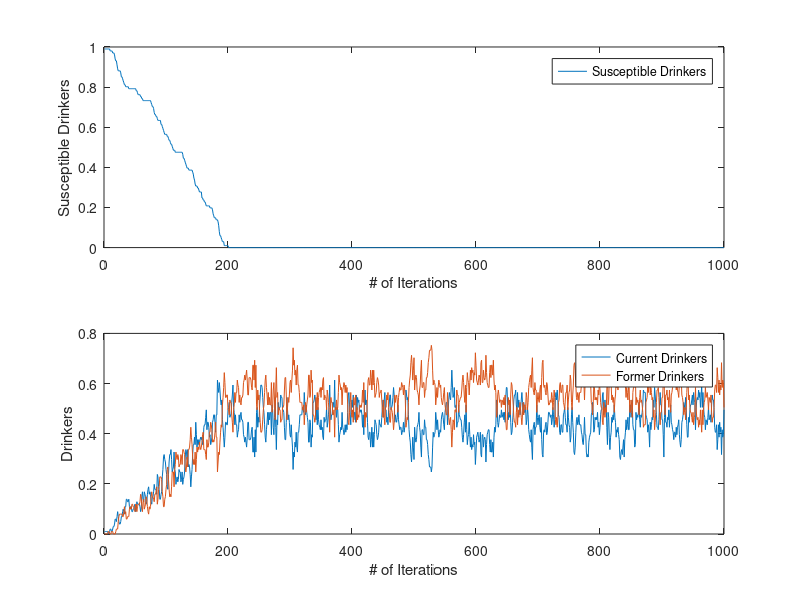

The MATLAB source for this figure:
tic

N = 100; %number of lattices
Generations = 1000; %number of generations
p = .5; %probability of movement
pd = .3; %probability of drinkers to stop drinking
pr = .3; %probability of former drinkers to drink again

S = zeros(1,N); %Susceptible
D = zeros(1,N); %Current Drinkers
R = zeros(1,N); %Former Drinkers

%Storage of variables for per generation comparison
Sgen = zeros(Generations,1);
Dgen = zeros(Generations,1);
Rgen = zeros(Generations,1);

%Mapping Variable
Datay = zeros(N,3);

%Initialization of Susceptible Drinkers
for cnt = 1:N
    S(cnt) = 1;
end

%Initialization of Current Drinker in the middle of the lattice
D(floor(N/2)) = 1;

for gencnt = 1:Generations
    %Movement of Persons
    for mcnt = 1:N
        %Movement of S
        Scell = S(mcnt);
        for lcnt = 1:Scell
            switch(mcnt)
                case 1 %left most site can only move right
                    if rand() > (1-p)
                        S(mcnt) = S(mcnt) - 1;
                        S(mcnt+1) = S(mcnt+1) + 1;
                    end
                case N %right most site can only move left
                    if rand() > (1-p)
                        S(mcnt) = S(mcnt) - 1;
                        S(mcnt-1) = S(mcnt-1) + 1;
                    end
                otherwise %if at any site, 50-50 chance of going left or right
                    if rand() > (1-p)
                        if rand() > .5
                            S(mcnt) = S(mcnt) - 1;
                            S(mcnt+1) = S(mcnt+1) + 1;
                        else
                            S(mcnt) = S(mcnt) - 1;
                            S(mcnt-1) = S(mcnt-1) + 1;
                        end
                    end
            end
        end
        
        %Movement of D
        Dcell = D(mcnt);
        for lcnt = 1:Dcell
                switch(mcnt)
                    case 1 %left most site can only move right
                        if rand() > (1-p)
                            D(mcnt) = D(mcnt) - 1;
                            D(mcnt+1) = D(mcnt+1) + 1;
                        end
                    case N %right most site can only move left
                        if rand() > (1-p)
                            D(mcnt) = D(mcnt) - 1;
                            D(mcnt-1) = D(mcnt-1) + 1;
                        end
                    otherwise %if at any site, 50-50 chance of going left or right
                        if rand() > (1-p)
                            if rand() > .5
                                D(mcnt) = D(mcnt) - 1;
                                D(mcnt+1) = D(mcnt+1) + 1;
                            else
                                D(mcnt) = D(mcnt) - 1;
                                D(mcnt-1) = D(mcnt-1) + 1;
                            end
                        end
                end
        end
        
        %Movement of R
        Rcell = R(mcnt);
        for lcnt = 1:Rcell
            switch(mcnt)
                case 1 %left most site can only move right
                    if rand() > (1-p)
                        R(mcnt) = R(mcnt) - 1;
                        R(mcnt+1) = R(mcnt+1) + 1;
                    end
                case N %right most site can only move left
                    if rand() > (1-p)
                        R(mcnt) = R(mcnt) - 1;
                        R(mcnt-1) = R(mcnt-1) + 1;
                    end
                otherwise %if at any site, 50-50 chance of going left or right
                    if rand() > (1-p)
                        if rand() > .5
                            R(mcnt) = R(mcnt) - 1;
                            R(mcnt+1) = R(mcnt+1) + 1;
                        else
                            R(mcnt) = R(mcnt) - 1;
                            R(mcnt-1) = R(mcnt-1) + 1;
                        end
                    end
            end
        end
    end
    
    %Conversion of Status
    %Susceptible to Drinking
    for scnt = 1:N
        T = S(scnt) + D(scnt) + R(scnt);
        sprob = D(scnt)/T;
        if sprob > rand() && S(scnt) > 0
            S(scnt) = S(scnt) - 1;
            D(scnt) = D(scnt) + 1;
        end
    end
    
    %Drinking to Former
    for dcnt = 1:N
        T = S(dcnt) + D(dcnt) + R(dcnt);
        dprob = (R(dcnt)/T) + pd;
        if dprob > rand() && D(dcnt) > 0
            D(dcnt) = D(dcnt) - 1;
            R(dcnt) = R(dcnt) + 1;
        end
    end
    
    %Former to Drinking
    for rcnt = 1:N
        T = S(rcnt) + D(rcnt) + R(rcnt);
        rprob = (D(rcnt)/T) + pr;
        if rprob > rand() && R(rcnt) > 0
            R(rcnt) = R(rcnt) - 1;
            D(rcnt) = D(rcnt) + 1;
        end
    end
    
    %Generation Values
    T = sum(S) + sum(D) + sum(R);
    gen = 1:1:Generations;
    Sgen(gencnt) = sum(S)/T;
    Dgen(gencnt) = sum(D)/T;
    Rgen(gencnt) = sum(R)/T;
end

gen = 1:1:Generations;

figure
subplot(2,1,1);
plot(gen,Sgen);
legend('Susceptible Drinkers');
xlabel('# of Iterations');
ylabel('Susceptible Drinkers');

subplot(2,1,2);
plot(gen,Dgen);
hold on
plot(gen,Rgen);
legend('Current Drinkers','Former Drinkers');
xlabel('# of Iterations');
ylabel('Drinkers');

toc